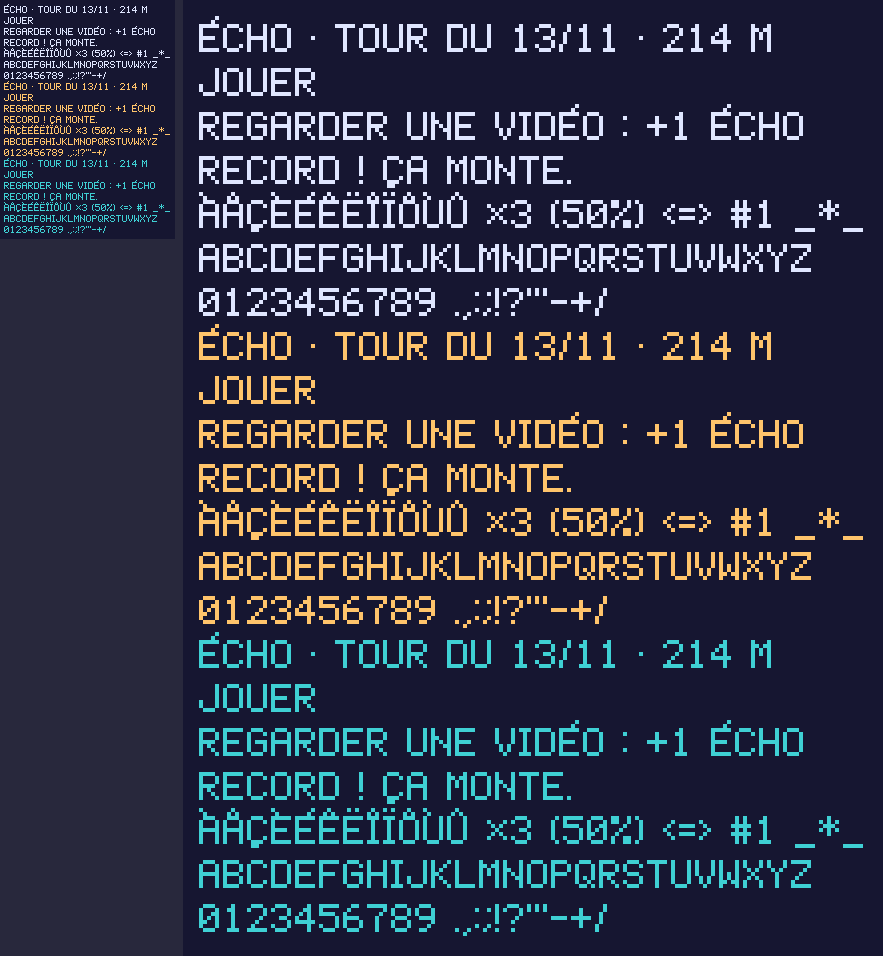

Write the Python code that produced this figure.
#!/usr/bin/env python3
"""apercu_police.py : aperçu de phrases test avec la police ÉCHO.

Ne dessine rien : lit font.fnt + font.png et recopie les glyphes déjà dessinés
côte à côte (avance = xadvance du .fnt), sur fond nuit 'b'.
Usage : python3 apercu_police.py [dossier_police] [sortie.png]
"""
import os
import sys
from PIL import Image

HERE = os.path.dirname(os.path.abspath(__file__))
FONT_DIR = sys.argv[1] if len(sys.argv) > 1 else os.path.join(HERE, "../../../game/assets/ui")
OUT = sys.argv[2] if len(sys.argv) > 2 else os.path.join(HERE, "apercu_police.png")

PHRASES = [
    "ÉCHO · TOUR DU 13/11 · 214 M",
    "JOUER",
    "REGARDER UNE VIDÉO : +1 ÉCHO",
    "RECORD ! ÇA MONTE.",
    "ÀÂÇÈÉÊËÎÏÔÙÛ ×3 (50%) <=> #1 _*_",
    "ABCDEFGHIJKLMNOPQRSTUVWXYZ",
    "0123456789 .,:;!?'\"-+/",
]
BG = (22, 22, 49, 255)       # palette b
TINTS = [None, (255, 196, 107, 255), (63, 208, 212, 255)]  # w (tel quel), a, c : le code teinte


def load():
    chars, line_h = {}, 11
    for line in open(os.path.join(FONT_DIR, "font.fnt"), encoding="utf-8"):
        p = dict(kv.split("=", 1) for kv in line.split()[1:] if "=" in kv)
        if line.startswith("common"):
            line_h = int(p["lineHeight"])
        if line.startswith("char "):
            chars[chr(int(p["id"]))] = tuple(int(p[k]) for k in ("x", "y", "width", "height", "xadvance"))
    return Image.open(os.path.join(FONT_DIR, "font.png")).convert("RGBA"), chars, line_h


def text(sheet, chars, s, tint=None):
    w = sum(chars[c][4] for c in s)
    im = Image.new("RGBA", (max(w, 1), chars["A"][3]), (0, 0, 0, 0))
    x = 0
    for c in s:
        gx, gy, gw, gh, adv = chars[c]
        g = sheet.crop((gx, gy, gx + gw, gy + gh))
        if tint:
            col = Image.new("RGBA", g.size, tint)
            col.putalpha(g.getchannel("A"))
            g = col
        im.alpha_composite(g, (x, 0))
        x += adv
    return im


def main():
    sheet, chars, lh = load()
    blocks = []
    for tint in TINTS:
        for s in PHRASES:
            blocks.append(text(sheet, chars, s, tint))
    W = max(b.width for b in blocks) + 8
    H = len(blocks) * lh + 8
    img = Image.new("RGBA", (W, H), BG)
    for i, b in enumerate(blocks):
        img.alpha_composite(b, (4, 4 + i * lh))
    # ×1 à gauche (taille réelle) puis ×4 à droite
    big = img.resize((W * 4, H * 4), Image.NEAREST)
    out = Image.new("RGBA", (W + 8 + big.width, big.height), (40, 40, 60, 255))
    out.alpha_composite(img, (0, 0))
    out.alpha_composite(big, (W + 8, 0))
    out.save(OUT)
    print("ok", OUT)


if __name__ == "__main__":
    main()
